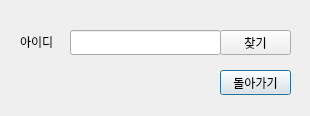
<?xml version="1.0" encoding="UTF-8"?>
<ui version="4.0">
 <class>findpw</class>
 <widget class="QDialog" name="findpw">
  <property name="geometry">
   <rect>
    <x>0</x>
    <y>0</y>
    <width>310</width>
    <height>116</height>
   </rect>
  </property>
  <property name="windowTitle">
   <string>비밀번호 찾기</string>
  </property>
  <widget class="QPushButton" name="back_btn">
   <property name="geometry">
    <rect>
     <x>220</x>
     <y>70</y>
     <width>71</width>
     <height>25</height>
    </rect>
   </property>
   <property name="styleSheet">
    <string notr="true">QPushButton:hover
{background-color:#333; color:#fff;}</string>
   </property>
   <property name="text">
    <string>돌아가기</string>
   </property>
  </widget>
  <widget class="QLineEdit" name="find_pw">
   <property name="geometry">
    <rect>
     <x>70</x>
     <y>30</y>
     <width>151</width>
     <height>25</height>
    </rect>
   </property>
  </widget>
  <widget class="QLabel" name="label_2">
   <property name="geometry">
    <rect>
     <x>20</x>
     <y>33</y>
     <width>81</width>
     <height>17</height>
    </rect>
   </property>
   <property name="text">
    <string>아이디</string>
   </property>
  </widget>
  <widget class="QPushButton" name="findpw_btn">
   <property name="geometry">
    <rect>
     <x>220</x>
     <y>30</y>
     <width>71</width>
     <height>25</height>
    </rect>
   </property>
   <property name="styleSheet">
    <string notr="true">QPushButton:hover
{background-color:#333; color:#fff;}</string>
   </property>
   <property name="text">
    <string>찾기</string>
   </property>
  </widget>
 </widget>
 <resources/>
 <connections/>
</ui>
